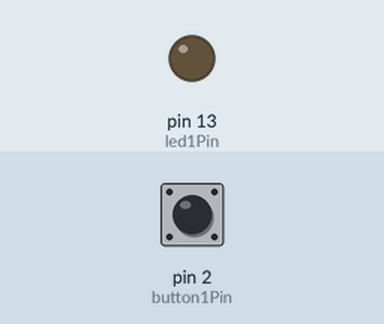
Recording of a sketch running on a simulated Arduino Uno, built with avr-gcc and run on an emulated ATmega328P. Parts: output pins drawn as LEDs (lit = HIGH). Inputs (shaded band) come from the test bench; at power-on: pin 2 (button1Pin) HIGH.

Above: at 1.2 s.
1.3 s: pin 2 (button1Pin) pulled LOW for 0.15 s
At 2.0 s:
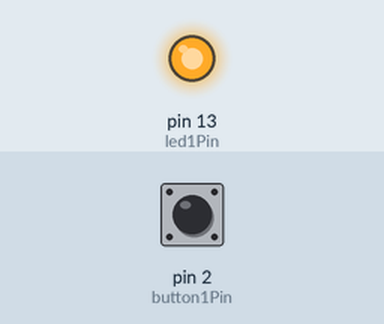
2.9 s: pin 2 (button1Pin) pulled LOW for 1 s
At 3.2 s:
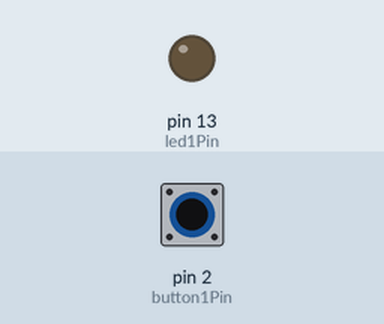
5.4 s: pin 2 (button1Pin) pulled LOW for 3.2 s
At 6.3 s:
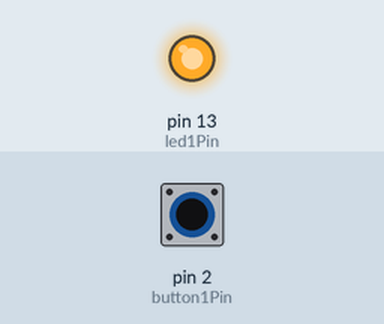
Timing chart, 0 to 8.4 s (numbered marks = the images above; inputs shaded):
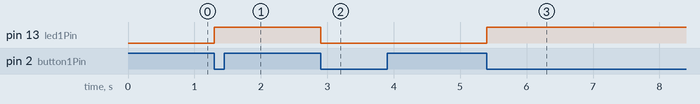

The sketch:

toggleSwitch_timeDebounce_interrupt.ino
```cpp
//led variables
const int led1Pin = 13;

//volitile is used when a variable is chaged outside the program scope such as in an interrupt
volatile int led1State = 0;

//button variables
const int button1Pin = 2;
volatile int lastDebounceTime;

void setup() {
  pinMode(led1Pin, OUTPUT);
  pinMode(button1Pin, INPUT);
  attachInterrupt(digitalPinToInterrupt(button1Pin), buttonISR, LOW);
}

void loop() {
  digitalWrite(led1Pin, led1State);
}

void buttonISR() {
  int debounceTime = millis();
  if (debounceTime - lastDebounceTime > 2) {
    led1State = !led1State;
  }
  lastDebounceTime = debounceTime;
}
```

Measured:
- after the input at 1.3 s, pin 13 (led1Pin): LOW → HIGH at once
- after the input at 2.9 s, pin 13 (led1Pin): HIGH → LOW at once
- after the input at 5.4 s, pin 13 (led1Pin): LOW → HIGH at once
